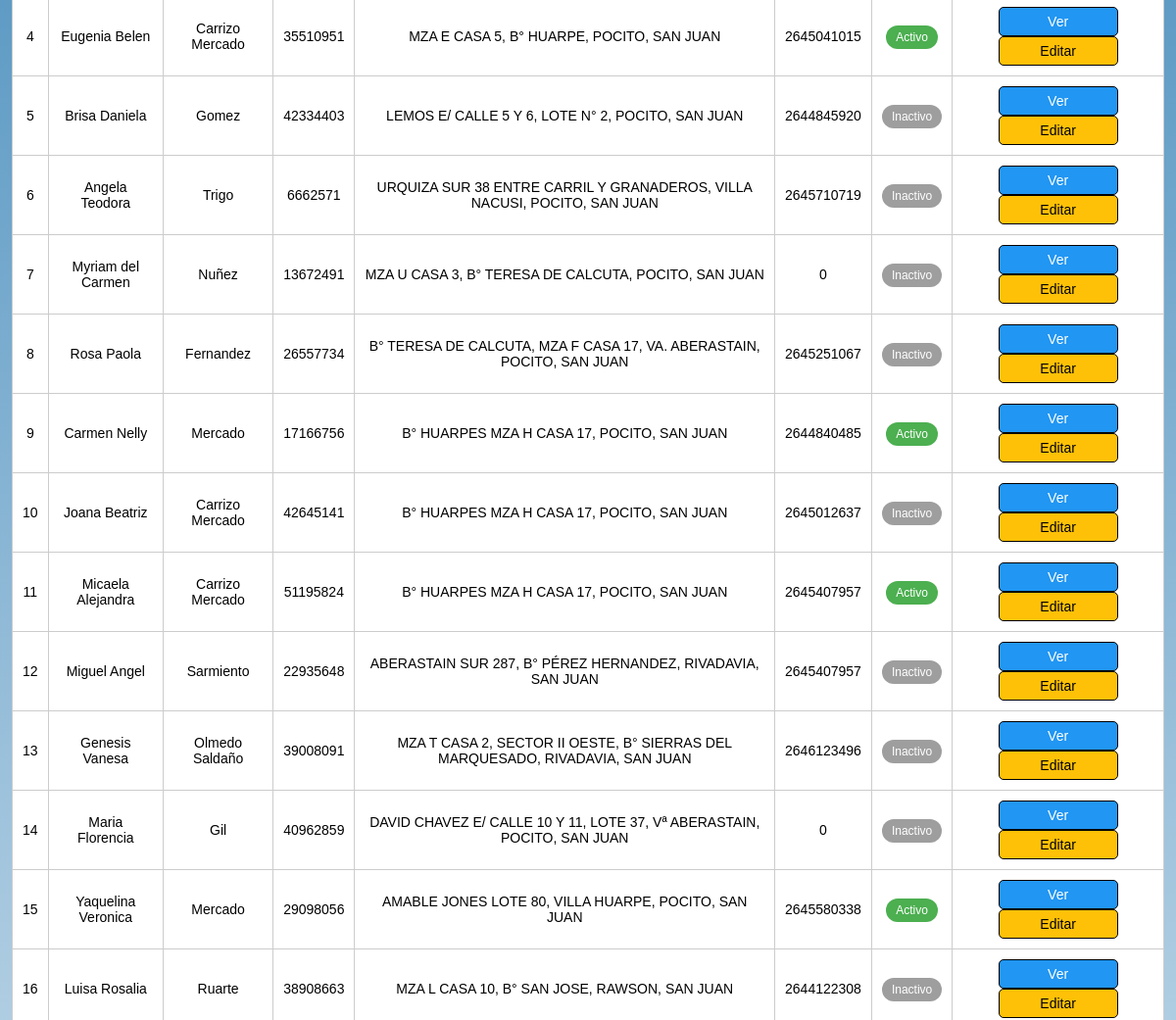
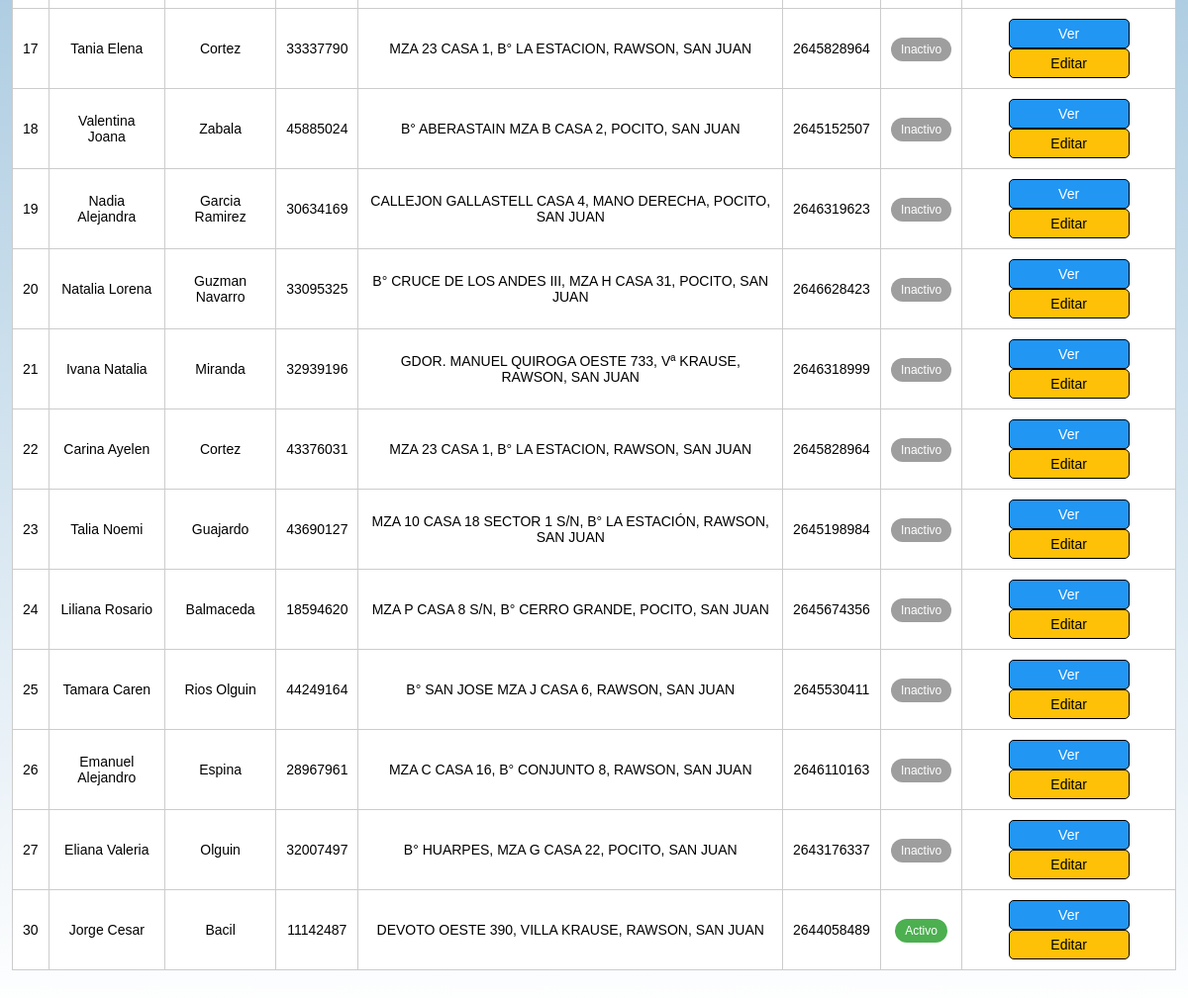
The app's page /src/modules/clientes/index_clientes.php (lower part), older data (2 pictures, top to bottom).
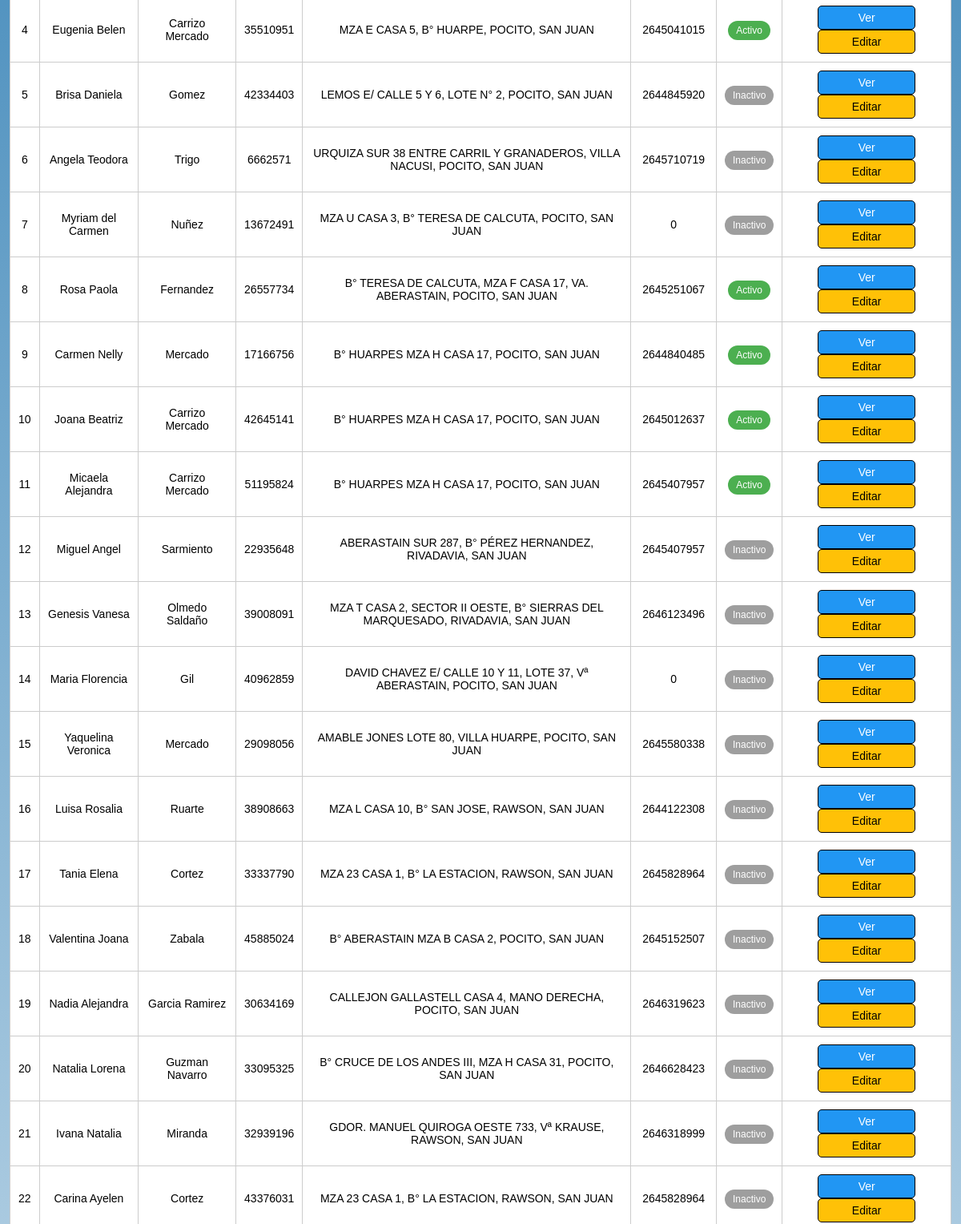
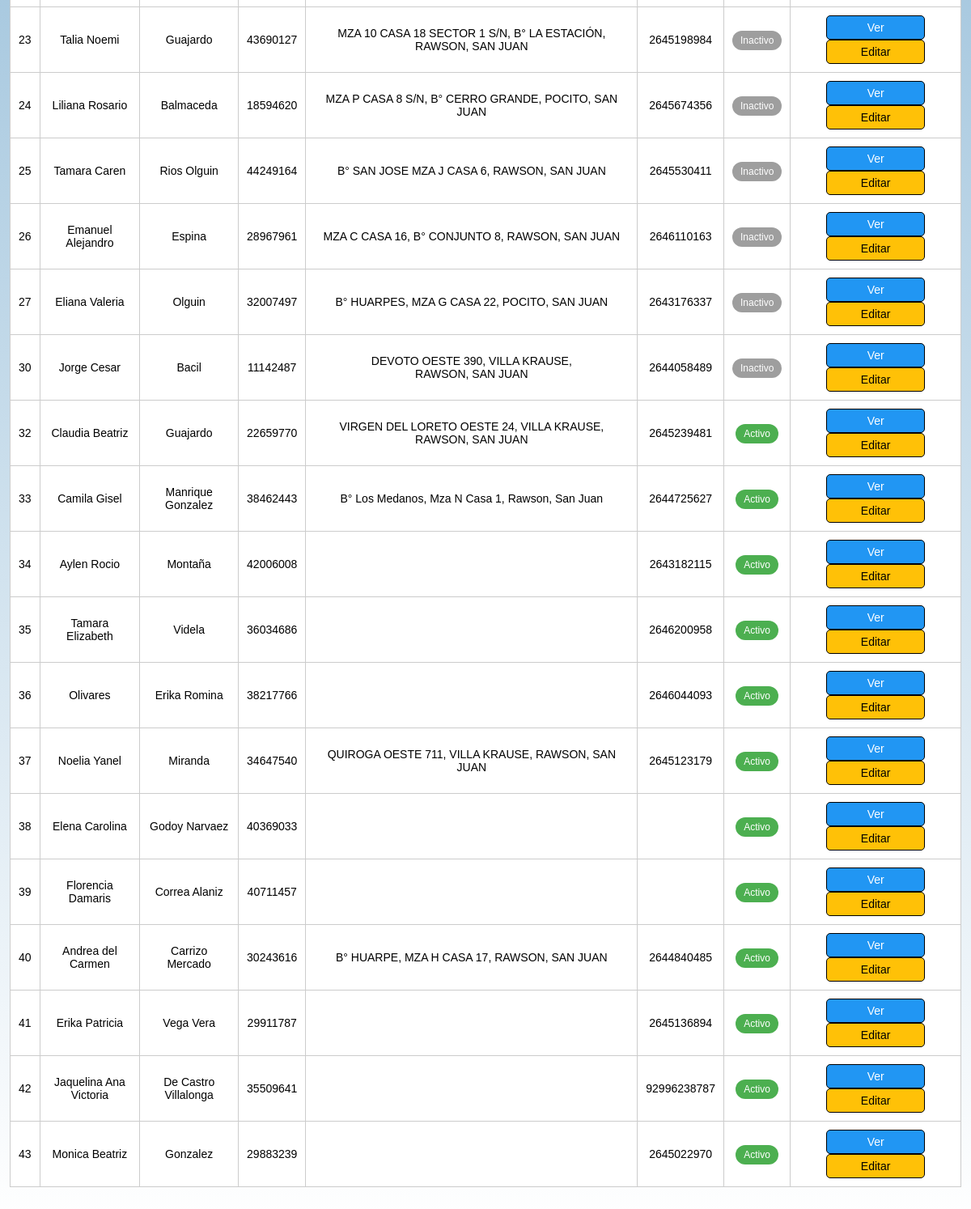
The same page, newer data (2 pictures, top to bottom).
### tables this page shows
CREATE TABLE `clientes` (
  `id_cliente` int(10) UNSIGNED NOT NULL,
  `nombre` text NOT NULL,
  `apellido` text NOT NULL,
  `dni` varchar(20) NOT NULL,
  `domicilio` varchar(100) NOT NULL,
  `telefono` varchar(20) NOT NULL,
  `estado` enum('Activo','Deudor','Inactivo') NOT NULL
);

### src/modules/clientes/index_clientes.php (the view, shortened to what this page needs)
<?php
require_once '../../config/database.php';
$estado = isset($_GET['estado']) ? $_GET['estado'] : '';
$query = "SELECT id_cliente, nombre, apellido, dni, domicilio, telefono, estado
          FROM clientes
          WHERE 1";
$result = $conn->query($query);
?>
<!DOCTYPE html>
<html lang="es">
<head>
    <link rel="stylesheet" href="../../../style/style.css">
</head>
<body>
        <a href="index_clientes.php?estado=Inactivo" class="<?php echo $estado == 'Inactivo' ? 'activo' : ''; ?>">Inactivos (<?php echo contar_clientes('Inactivo'); ?>)</a>
    <table>
        <tbody>
            <?php if ($result->num_rows > 0): ?>
                <?php while ($cliente = $result->fetch_assoc()): ?>
                    <tr class="estado-<?php echo strtolower($cliente['estado']); ?>">
                        <td><?php echo $cliente['id_cliente']; ?></td>
                        <td><?php echo htmlspecialchars($cliente['nombre']); ?></td>
                        <td><?php echo htmlspecialchars($cliente['apellido']); ?></td>
                        <td><?php echo $cliente['dni']; ?></td>
                        <td><?php echo htmlspecialchars($cliente['domicilio']); ?></td>
                        <td><?php echo $cliente['telefono']; ?></td>
                        <td>
                            <span class="badge-estado <?php echo strtolower($cliente['estado']); ?>">
                                <?php echo $cliente['estado']; ?>
                            </span>
                        </td>
                        <td>
                        <a href="detalle_cliente.php?id_cliente=<?php echo $cliente['id_cliente']; ?>" class="btn-ver">Ver</a>
                            <a href="editar_cliente.php?id_cliente=<?php echo $cliente['id_cliente']; ?>" class="btn-editar">Editar</a>
                        </td>
                    </tr>
                <?php endwhile; ?>
            <?php else: ?>
                <tr>
                    <td colspan="8" class="sin-resultados">No se encontraron clientes</td>
                </tr>
            <?php endif; ?>
        </tbody>
    </table>
</body>
</html>
<?php
function contar_clientes($estado)
{
    global $conn;
    $query = "SELECT COUNT(*) AS total FROM clientes WHERE estado = '" . $conn->real_escape_string($estado) . "'";
    $result = $conn->query($query);
    return $result->fetch_assoc()['total'];
}
?>

Row changes from the older to the newer data that the page shows:
changed clientes "Rosa Paola": estado "Inactivo" → "Activo"
changed clientes "Joana Beatriz": estado "Inactivo" → "Activo"
changed clientes "Yaquelina Veronica": estado "Activo" → "Inactivo"
changed clientes "Jorge Cesar": estado "Activo" → "Inactivo"
added clientes: id_cliente "32", nombre "Claudia Beatriz", apellido "Guajardo", dni "22659770", domicilio "VIRGEN DEL LORETO OESTE 24, VILLA KRAUSE, RAWSON, SAN JUAN", telefono "2645239481", estado "Activo"
added clientes: id_cliente "33", nombre "Camila Gisel", apellido "Manrique Gonzalez", dni "38462443", domicilio "B° Los Medanos, Mza N Casa 1, Rawson, San Juan", telefono "2644725627", estado "Activo"
added clientes: id_cliente "34", nombre "Aylen Rocio", apellido "Montaña", dni "42006008", telefono "2643182115", estado "Activo"
added clientes: id_cliente "35", nombre "Tamara Elizabeth", apellido "Videla", dni "36034686", telefono "2646200958", estado "Activo"
added clientes: id_cliente "36", nombre "Olivares", apellido "Erika Romina", dni "38217766", telefono "2646044093", estado "Activo"
added clientes: id_cliente "37", nombre "Noelia Yanel", apellido "Miranda", dni "34647540", domicilio "QUIROGA OESTE 711, VILLA KRAUSE, RAWSON, SAN JUAN", telefono "2645123179", estado "Activo"
added clientes: id_cliente "38", nombre "Elena Carolina", apellido "Godoy Narvaez", dni "40369033", estado "Activo"
added clientes: id_cliente "39", nombre "Florencia Damaris", apellido "Correa Alaniz", dni "40711457", estado "Activo"
added clientes: id_cliente "40", nombre "Andrea del Carmen", apellido "Carrizo Mercado", dni "30243616", domicilio "B° HUARPE, MZA H CASA 17, RAWSON, SAN JUAN", telefono "2644840485", estado "Activo"
added clientes: id_cliente "41", nombre "Erika Patricia", apellido "Vega Vera", dni "29911787", telefono "2645136894", estado "Activo"
added clientes: id_cliente "42", nombre "Jaquelina Ana Victoria", apellido "De Castro Villalonga", dni "35509641", telefono "92996238787", estado "Activo"
added clientes: id_cliente "43", nombre "Monica Beatriz", apellido "Gonzalez", dni "29883239", telefono "2645022970", estado "Activo"
